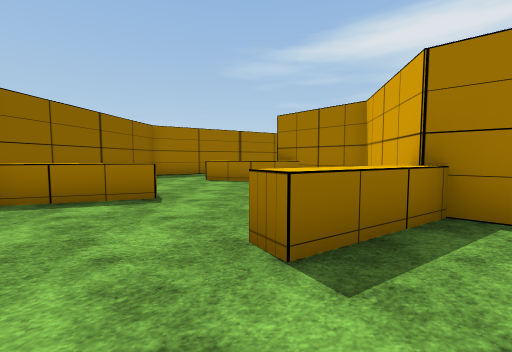
[1] (above)

19 first-person views from a walk through a Unity game level. The camera is 1.4 m above the floor, tilts 4° down and sees 90° across. The floor is counted in squares, 2 m on a side. Each view is taken from the middle of a square. On the plan, view 1 faces up. The plan holds only what a view shows up to about 9 squares ahead; the rest is blank. The place goes on beyond the plan. The terrain is drawn as flat ground. Some surface patterns are stand-ins.

[2]
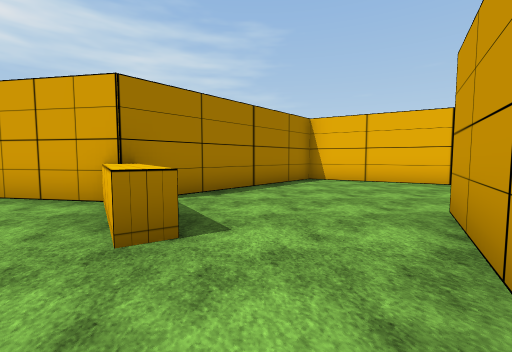

[3]
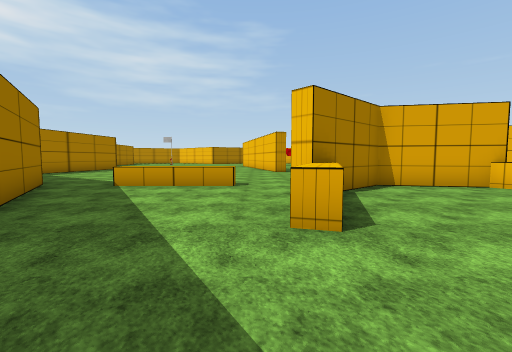

[4]
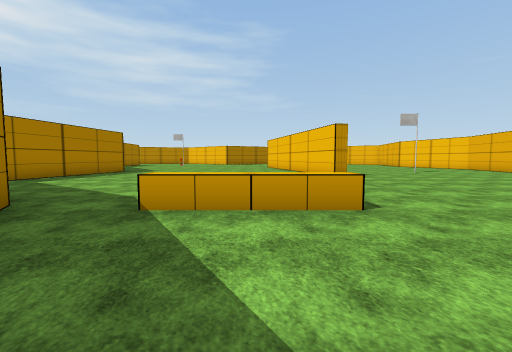

[5]
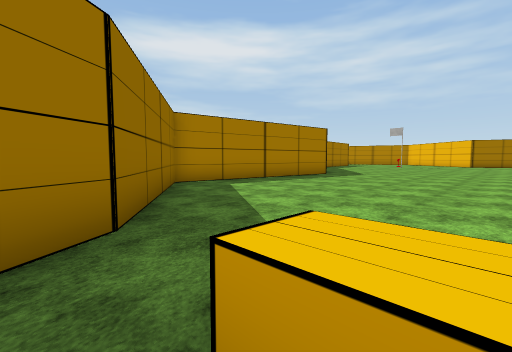

[6]
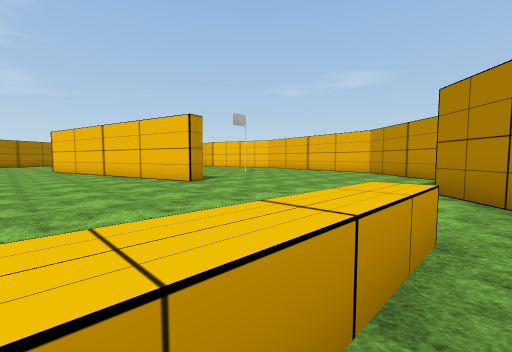

[7]
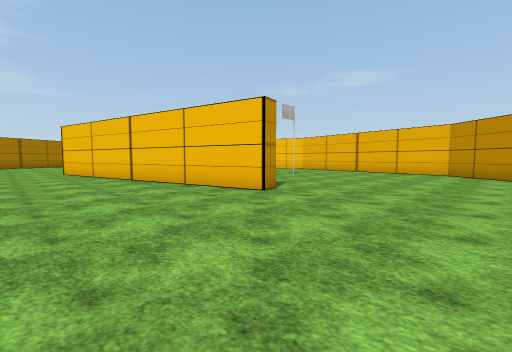

[8]
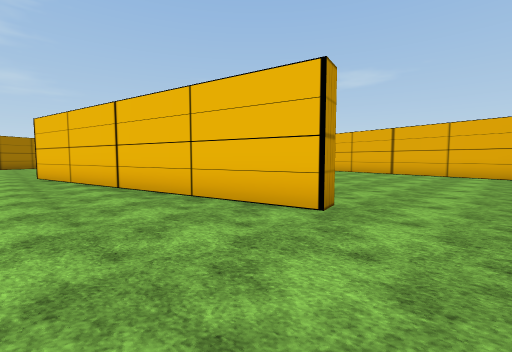

[9]
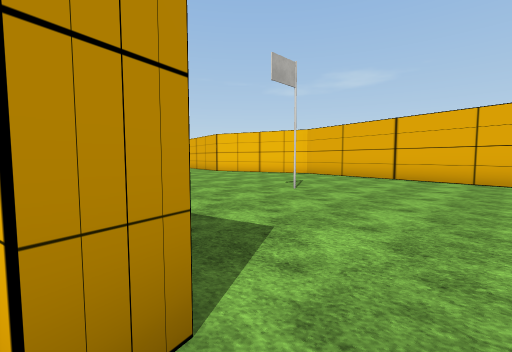

[10]
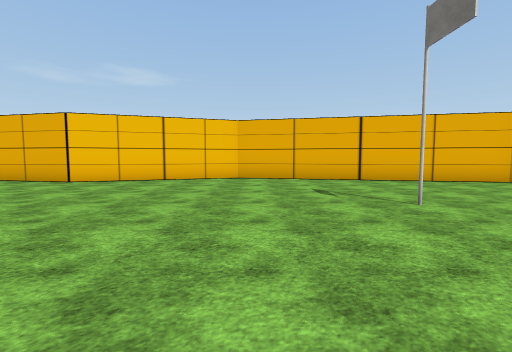

[11]
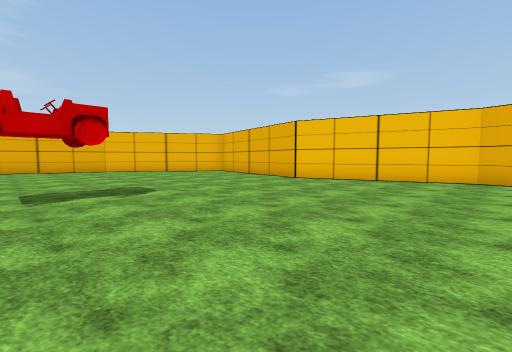

[12]
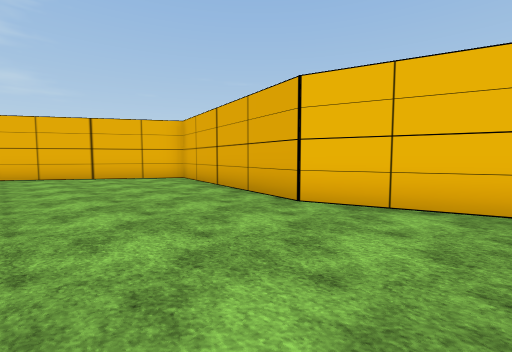

[13]
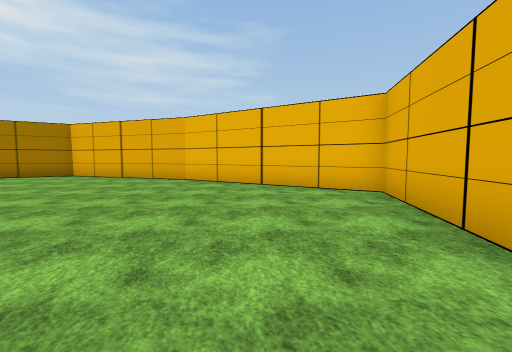

[14]
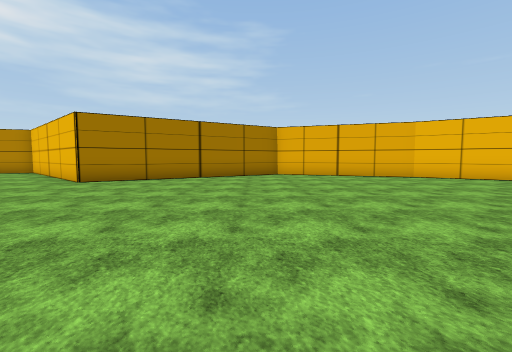

[15]
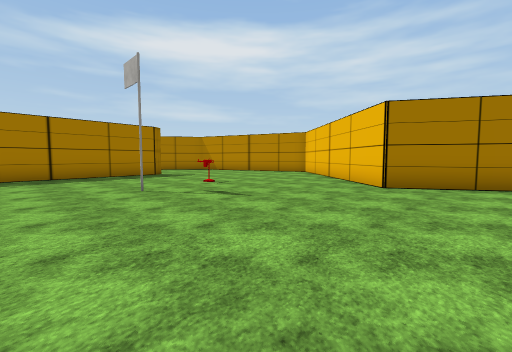

[16]
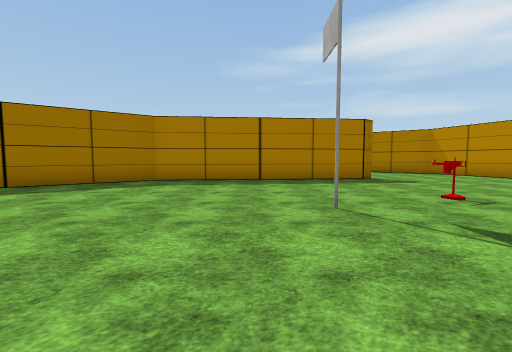

[17]
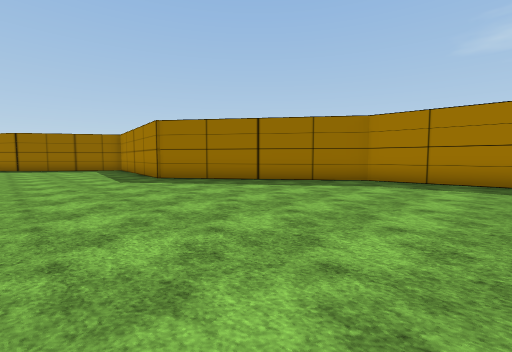

[18]
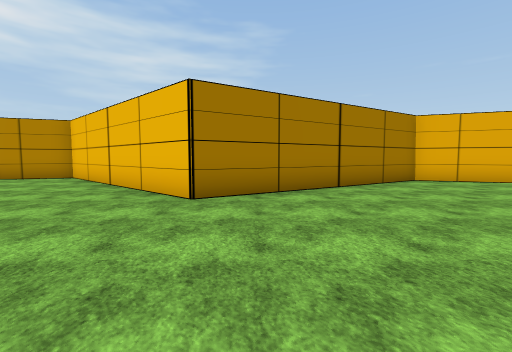

[19]
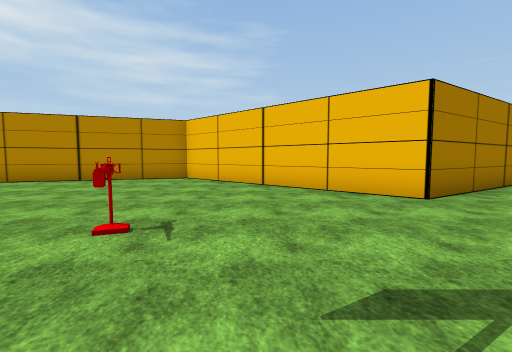

### Floor plan
Points are (right, up) in squares from view 1. A wall is a line through its corners. A room is listed if a view was taken in it or the views show most of it. See-through windows are left out.
Room 1 (view 1)
walls: (2.3, 3) (0.2, 1.7); (5.5, -2.5) (6.5, -0.8) (2, 3.1); (-0.8, -0.3) (1.4, -1.6)
ways out: opening at (0.7, 1) to room 2
Room 2 (views 2, 3, 4, 5, 6, 7, 8, 9, 10, 11, 12, 13, 14, 15, 16, 17, 18, 19)
walls: (8.9, 7.5) (8.7, 8) (18.3, 10.1); (8.5, 18.4) (5.5, 18.8) (2.8, 14.7) (-0.4, 12.7); (24.6, 18.4) (23.9, 18.2); (1.9, 7.3) (3.1, 6); (3.6, 2.4) (6.7, -0.3) (14.6, -1.9) (19.4, -0.4) (25.2, -1.6) (28.3, 3.3); (1.3, 7.3) (-1.6, 8.2) (-1.5, 8.7); (2, 3.1) (2.5, 5.9) (0.7, 8) (1.1, 8.4); (28.3, 3.2) (29.9, 8.1) (26.3, 14.1) (30.9, 19.4) (29.3, 24.3); (25.1, 23) (24.7, 22.7) (17.9, 22) (12.3, 17.9); (0.2, 1.7) (-0.1, 2.1) (2.1, 3.5); (-1.7, 4.4) (-3.8, 3.7); (-4.3, 9) (-4.8, 4.6)
low walls: (2.4, 9.5) (2.4, 12.6)
ways out: opening at (0.7, 1) to room 1

Where each view was taken, in squares from view 1:
view 1: 0 up, 0 right, facing up
view 2: 1 up, 2 left, facing right
view 3: 9 up, 4 left, facing right
view 4: 11 up, 1 left, facing right
view 5: 12 up, 2 right, facing up-right
view 6: 12 up, 2 right, facing down-right
view 7: 12 up, 5 right, facing down-right
view 8: 11 up, 7 right, facing down-right
view 9: 8 up, 8 right, facing down-right
view 10: 7 up, 14 right, facing down
view 11: 7 up, 14 right, facing down-right
view 12: 3 up, 17 right, facing down-right
view 13: 1 up, 20 right, facing right
view 14: 9 up, 19 right, facing right
view 15: 12 up, 20 right, facing up-right
view 16: 14 up, 21 right, facing up
view 17: 14 up, 21 right, facing up-left
view 18: 13 up, 22 right, facing right
view 19: 17 up, 22 right, facing right
